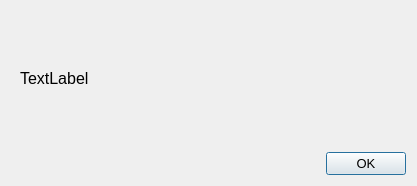
<?xml version="1.0" encoding="UTF-8"?>
<ui version="4.0">
 <class>msgboxok</class>
 <widget class="QDialog" name="msgboxok">
  <property name="geometry">
   <rect>
    <x>0</x>
    <y>0</y>
    <width>417</width>
    <height>186</height>
   </rect>
  </property>
  <property name="windowTitle">
   <string>Warning</string>
  </property>
  <layout class="QVBoxLayout" name="verticalLayout_2">
   <item>
    <widget class="QFrame" name="frame">
     <property name="frameShape">
      <enum>QFrame::NoFrame</enum>
     </property>
     <property name="frameShadow">
      <enum>QFrame::Raised</enum>
     </property>
     <layout class="QVBoxLayout" name="verticalLayout">
      <item>
       <widget class="QLabel" name="label">
        <property name="font">
         <font>
          <family>Arial</family>
          <pointsize>12</pointsize>
         </font>
        </property>
        <property name="text">
         <string>TextLabel</string>
        </property>
       </widget>
      </item>
     </layout>
    </widget>
   </item>
   <item>
    <widget class="QDialogButtonBox" name="buttonBox">
     <property name="font">
      <font>
       <pointsize>10</pointsize>
      </font>
     </property>
     <property name="orientation">
      <enum>Qt::Horizontal</enum>
     </property>
     <property name="standardButtons">
      <set>QDialogButtonBox::Ok</set>
     </property>
    </widget>
   </item>
  </layout>
 </widget>
 <resources/>
 <connections>
  <connection>
   <sender>buttonBox</sender>
   <signal>accepted()</signal>
   <receiver>msgboxok</receiver>
   <slot>accept()</slot>
   <hints>
    <hint type="sourcelabel">
     <x>248</x>
     <y>254</y>
    </hint>
    <hint type="destinationlabel">
     <x>157</x>
     <y>274</y>
    </hint>
   </hints>
  </connection>
  <connection>
   <sender>buttonBox</sender>
   <signal>rejected()</signal>
   <receiver>msgboxok</receiver>
   <slot>reject()</slot>
   <hints>
    <hint type="sourcelabel">
     <x>316</x>
     <y>260</y>
    </hint>
    <hint type="destinationlabel">
     <x>286</x>
     <y>274</y>
    </hint>
   </hints>
  </connection>
 </connections>
</ui>
